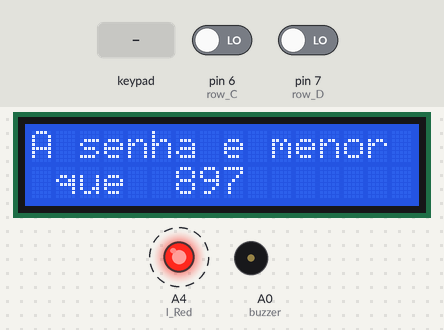
Bench run of a sketch on a simulated Arduino Uno, built with avr-gcc and run on an emulated ATmega328P. Parts: 16×2 character LCD, output pins drawn as LEDs (lit = HIGH), buzzer (waves = sounding, pin HIGH). Wiring (inferred from the names in the program): 2×3 keypad with keys 1 2 3 4 5 6 (labels assumed): rows pin 4, pin 5; columns pin 2, pin 3, A1. Dashed ring = blinking. The inputs (shaded band) are chosen by the test bench; at power-on: pin 6 (row_C) LOW, pin 7 (row_D) LOW. Random numbers use the default seed unless the sketch sets one; pins used as bus, display or sensor lines are not drawn.

Above: at 6.6 s.
7.7 s: pin 6 (row_C) driven HIGH
10.7 s: pin 7 (row_D) driven HIGH
At 11.9 s:
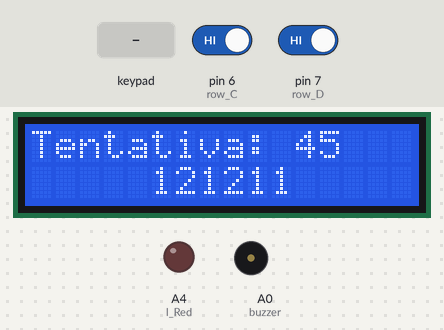
12.2 s: keypad keys 1 2 3 4 pressed 0.4 s apart
At 15.6 s:
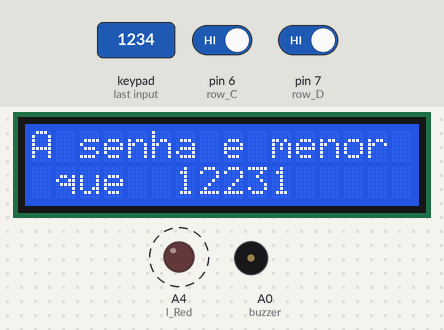
16.4 s: key '2' pressed
At 18.5 s:
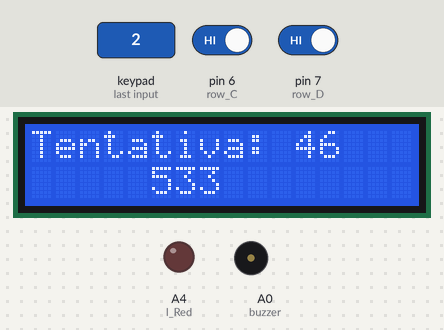
18.8 s: key '1' pressed
At 20.1 s:
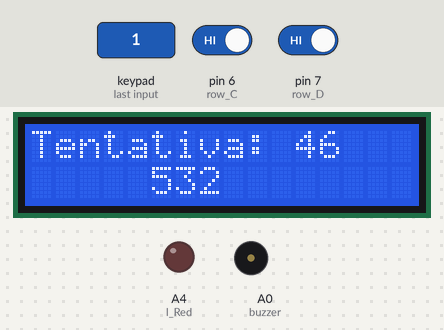
20.4 s: pin 6 (row_C) driven LOW
At 21.8 s:
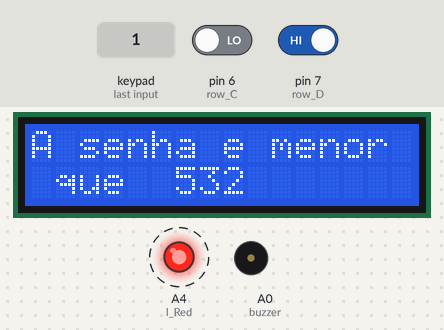
Timing chart, 0 to 22.9 s (numbered marks = the images above; inputs shaded):
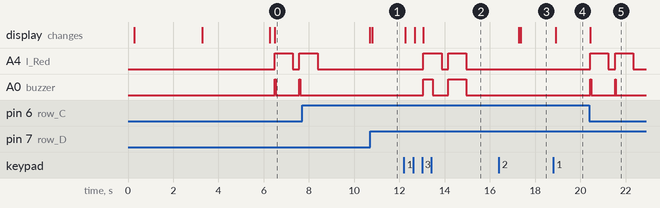

Measured:
- after the input at 12.2 s, A4 (l_Red): alternates HIGH for 0.80 s and LOW for 0.30 s, starting after 0.86 s; A0 (buzzer): LOW → HIGH after 0.86 s, → LOW 0.41 s later, → HIGH 0.69 s later, → LOW 0.80 s later; the display: first changes after 0.05 s (image 2 shows a later state)
- after the input at 18.8 s, the display: changes after 0.10 s (image 4)
- after the input at 20.4 s, A4 (l_Red): alternates HIGH for 0.80 s and LOW for 0.30 s, starting at once; A0 (buzzer): alternates HIGH for 0.04 s and LOW for 1.0 s, starting at once; the display: changes at once (image 5)
- by itself, A0 (buzzer): alternates HIGH for 0.03 s and LOW for 1.1 s

The sketch:

JogoSenha.ino
```cpp
/*

          Este programa foi copiado da aula, pois se trata de uma aplicação do circuito com teclado, assim, farei ele quando tiver tempo. Ainda sim,
     copiei o código pois ele apresenta uma rotina de sorteio de número interessante, que é novidade.
          Neste código, a leitura do teclado pela função store faz com que o teclado leia mais de um número por clique, as vezes. Portanto, este código
     precisa ser melhorado.

*/


// --- Bibliotecas Auxiliares ---
#include <LiquidCrystal.h>            //Biblioteca para o display LCD


// --- Mapeamento de Hardware ---
#define  col_1   A1                   //coluna 1 controlada pelo pino analógico 1 (será usado como digital)
#define  col_2   2                    //coluna 2 controlada pelo pino digital 2
#define  col_3   3                    //coluna 3 controlada pelo pino digital 3
#define  row_A   4                    //linha A  controlada pelo pino digital 4
#define  row_B   5                    //linha B  controlada pelo pino digital 5
#define  row_C   6                    //linha C  controlada pelo pino digital 6
#define  row_D   7                    //linha D  controlada pelo pino digital 7

#define  buzzer  A0                   //Saída para controle do buzzer
#define  l_Red   A4                   //Saída para LED vermelho


// --- Protótipo das Funções Auxiliares ---
void store(char value);                            //Função para armazenar o número digitado no teclado matricial
void numero();                                     //Função para imprimir o número digitado na tela do LCD
void help(int shot, int password);                 //Função que compara o número do usuário com a senha real e dá dicas ao jogador
void error();                                      //Função que indica que a senha está errada


// --- Variáveis Globais ---
char control = 0x01;                  //variável de controle de teclado
char counter = 0x00;                  //variável auxiliar de contagem
char aux_store = 0x00;                //variável para controle de armazenamento de dígitos
char bip = 0x00;                      //variável auxiliar para limitar os bips

unsigned long shot_user;              //armazena o resultado total
int tentativa = 0x01;                 //numero da tentativa de acerto
int senha;                            //armazena o valor da senha


// -- Variáveis para armazenar a senha digitada pelo usuário --
short  number1 = 0x00, number2 = 0x00, number3 = 0x00;


// -- Variáveis de indicação --
boolean right = 0x00, sort = 0x00;


// --- Hardware do LCD ---
LiquidCrystal disp(13,  //RS no digital 13
                   12,  //EN no digital 12
                   11,  //D4 no digital 11
                   10,  //D5 no digital 10
                    9,  //D6 no digital  9
                    8); //D7 no digital  8


// --- Rotina de Interrupção ---
ISR(TIMER2_OVF_vect)
{
    TCNT2=100;          // Reinicializa o registrador do Timer2
    counter++;          // incrementa counter

    if(counter == 0x06) // counter igual a D'6'?
    {                   // sim...

       counter = 0x00;  //reinicia counter


// -- Varredura do Teclado Matricial --

      if(digitalRead(col_1) && control == 0x01)        //Coluna 1 em nível high? Control igual 1?
      {                                   //Sim...
         control = 0x02;                  //control igual a 2
         digitalWrite(col_1,  LOW);       //apenas coluna 1 em nível baixo
         digitalWrite(col_2, HIGH);
         digitalWrite(col_3, HIGH);

      // -- Testa qual tecla foi pressionada e armazena o valor --
         if     (!digitalRead(row_A))  store(1);
         else if(!digitalRead(row_B))  store(4);
         else if(!digitalRead(row_C))  store(7);
         else if(!digitalRead(row_D))  store(11);

      }
      else if(digitalRead(col_2) && control == 0x02)   //Coluna 2 em nível high? Control igual 2?
      {                                   //Sim...
         control = 0x03;                  //control igual a 3
         digitalWrite(col_1, HIGH);
         digitalWrite(col_2,  LOW);       //apenas coluna 2 em nível baixo
         digitalWrite(col_3, HIGH);

      // -- Testa qual tecla foi pressionada e armazena o valor --
         if     (!digitalRead(row_A))  store(2);
         else if(!digitalRead(row_B))  store(5);
         else if(!digitalRead(row_C))  store(8);
         else if(!digitalRead(row_D))  store(0);

      }
      else if(digitalRead(col_3) && control == 0x03)   //Coluna 3 em nível high? Control igual 3?
      {                                   //Sim...
         control = 0x01;                  //control igual a 1
         digitalWrite(col_1, HIGH);       //
         digitalWrite(col_2, HIGH);
         digitalWrite(col_3,  LOW);       //apenas coluna 3 em nível baixo

      // -- Testa qual tecla foi pressionada e armazena o valor --
         if     (!digitalRead(row_A))  store(3);
         else if(!digitalRead(row_B))  store(6);
         else if(!digitalRead(row_C))  store(9);
         else if(!digitalRead(row_D))  store(12);

      }

    } //end if counter

} //end ISR


// --- Configurações Iniciais ---
void setup()
{
     disp.begin(16,2);                                      //Inicializa LCD 16 x 2

     for(char i=2;i<4;i++) pinMode(i, OUTPUT);              //Saídas para varredura das colunas 2 e 3
     for(char j=4;j<8;j++) pinMode(j,  INPUT);              //Entradas para as linhas

     pinMode(col_1,   OUTPUT);                              //Saída para varredura da coluna 1
     pinMode(buzzer , OUTPUT);                              //Saída para o buzzer
     pinMode(l_Red,   OUTPUT);                              //Saída para o LED vermelho de indicação


     digitalWrite(col_1, HIGH);                             //Inicializa coluna 1 em HIGH
     digitalWrite(col_2, HIGH);                             //Inicializa coluna 2 em HIGH
     digitalWrite(col_3, HIGH);                             //Inicializa colune 3 em HIGH

     digitalWrite(buzzer, LOW);                             //Buzzer desligado
     digitalWrite(l_Red,  LOW);                             //LED vermelho desligado


     TCCR2A = 0x00;   //Timer operando em modo normal
     TCCR2B = 0x07;   //Prescaler 1:1024
     TCNT2  = 100;    //10 ms overflow again
     TIMSK2 = 0x01;   //Habilita interrupção do Timer2

     // -- Mensagens iniciais --
     disp.clear();
     delay(200);
     disp.setCursor(0,0);
     disp.print(" Jogo da Senha ");
     disp.setCursor(1,1);
     disp.print("by WR Kits");
     delay(3000);
     disp.setCursor(0,0);
     disp.print("Acerte o numero ");
     disp.setCursor(1,1);
     disp.print(" entre 0 e 999  ");
     delay(3000);
     disp.clear();
     delay(200);


} //end setup


// --- Loop Infinito ---
void loop()
{
    if(!sort)                  //rand igual a zero?
    {
       randomSeed(millis() * analogRead(5));   //gera uma semente aleatória a partir da função millis
                                               //e da leitura analógica no pino A5 (ruído)

       senha = random(999);    //sorteia um número entre 0 e 999 e salva em senha

       sort = 0x01;            //invalida este laço para não atualizar a senha

    } //end if !sort


     numero();                 //Chama função para mostrar números digitados


    if(right)                              //right igual a 1?
    {
       help(shot_user, senha);             //chama função de ajuda para comparar a senha com o chute do jogador

       delay(2000);                        //aguarda 2 segundos após avaliação

       disp.clear();                       //limpa display

       delay(100);                         //aguarda 100 mili segundos

       right = 0x00;                       //right volta a ser zero

       bip = 0x00;                         //bip volta a ser zero

     } //end if right


} //end loop


   // Estouro = Timer2_cont x prescaler x ciclo de máquina

   // Ciclo de máquina = 1/Fosc = 1/16E6 = 62,5ns = 62,5E-9s

   // Estouro = (256 - 100) x 1024 x 62,5E-9 = 9,98ms

   // Varredura = Estouro x Counter = 9,98ms x 10 = 99,8ms


// --- Funções Auxiliares (Desenvolvimento) ---


void store(char value)                   //Função para armazenar o valor digitado no teclado
{
   char i;                                //variável de iterações

   TIMSK2 = 0x00;                         //Desabilita interrupção do Timer2


     aux_store++;                         //Incrementa aux_store

     digitalWrite(buzzer, HIGH);          //Bip breve no buzzer ao digitar no teclado
     delay(500);
     digitalWrite(buzzer, LOW);


         switch(aux_store)                      //controle do aux_store
         {
            case 0x01: number1 = value; break;  //caso 1, armazena valor em number1
            case 0x02: number2 = value; break;  //caso 2, armazena valor em number2
            case 0x03: number3 = value; break;  //caso 3, armazena valor em number3

         } //end switch aux_store

         if(aux_store > 0x03)        //Se aux_store for maior que 4...
         {
           aux_store = 0x00;         //...volta a valer zero


           tentativa++;                                         //Incrementa tentativa

           right = 0x01;

           shot_user = (number1*100) + (number2*10) + number3;

           delay(100);


         } //end if aux_store


   TIMSK2 = 0x01;   //Habilita interrupção do Timer2

} //end store


void numero()                                           //Função para imprimir o número digitado na tela do LCD
{


  // -- String para exibir números no display --
   String password = String(number1) + String(number2) + String(number3);


   disp.setCursor(0,0);                                 //Posiciona cursor na coluna 1, linha 1
   disp.print("Tentativa: ");                           //Imprime mensagem
   disp.print(tentativa);


   disp.setCursor(5,1);                                 //Posiciona cursor na coluna 6, linha 2
   disp.print(password);                                //mostra senha digitada


} //end numero


void help(int shot, int password)         //Função que compara o número do usuário com a senha real e dá dicas ao jogador
{
    if(shot > password)                   //chute do jogador maior que a senha?
    {                                     //Sim...
       disp.setCursor(0,0);
       disp.print("A senha e menor");     //indica para o usuário
       disp.setCursor(1,1);               //que o número da senha é menor
       disp.print("que  ");
       disp.print(shot);
       error();                       //chama função que indica o erro

    } //end if

    else                                  //Senão...
    {
       if(shot < password)                //chute do jogador menor que a senha?
       {                                  //Sim...
           disp.setCursor(0,0);
           disp.print("A senha e maior"); //indica para o usuário
           disp.setCursor(1,1);           //que o número da senha é maior
           disp.print("que  ");
           disp.print(shot);
           error();                       //chama função que indica o erro

       } //end if aninhado

       else                               //Senão...
       {                                  //É porque são iguais e o jogador acertou!
           disp.clear();
           delay(100);
           disp.setCursor(0,0);
           disp.print(" Parabens!");
           disp.setCursor(1,1);
           disp.print(" Voce acertou!");


            while(bip < 0x03)                                   //Enquanto bip menor que 3...
            {
                 bip++;                                         //Incrementa bip
                 digitalWrite(buzzer,HIGH);                     //Aciona buzzer por
                 delay(500);                                    // 500 ms
                 digitalWrite(buzzer, LOW);                     //Desliga buzzer por
                 delay(200);                                    // 200 ms
            } //end while


           disp.setCursor(0,0);
           disp.print("Na tentativa ");
           disp.print(tentativa);

           delay(2000);

           tentativa = 0x00;               //Reinicia tentativa

           sort = 0x00;                    //Zera sort para novo sorteio

           number3 = 0x00;                 //Reinicia os números exibidos no display
           number2 = 0x00;
           number1 = 0x00;

       } //end else aninhado


    } //end else


} //end help


void error()
{
   while(bip < 0x02)                                   //Enquanto bip menor que 4...
    {
         bip++;                                         //Incrementa bip
         digitalWrite(buzzer,HIGH);                     //Aciona buzzer
         digitalWrite(l_Red, HIGH);                     //e desliga LED vermelho
         delay(800);                                    //por 1 segundo
         digitalWrite(buzzer, LOW);                     //Desliga buzzer
         digitalWrite(l_Red,  LOW);                     //e liga LED vermelho
         delay(300);                                    //por meio segundo
    } //end while

} //end error
```
